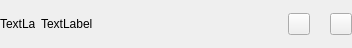
<?xml version="1.0" encoding="UTF-8"?>
<ui version="4.0">
 <class>c_aptitude_unite</class>
 <widget class="QWidget" name="c_aptitude_unite">
  <property name="geometry">
   <rect>
    <x>0</x>
    <y>0</y>
    <width>352</width>
    <height>48</height>
   </rect>
  </property>
  <property name="windowTitle">
   <string>Form</string>
  </property>
  <layout class="QHBoxLayout" name="horizontalLayout_2">
   <property name="leftMargin">
    <number>0</number>
   </property>
   <property name="topMargin">
    <number>0</number>
   </property>
   <property name="rightMargin">
    <number>0</number>
   </property>
   <property name="bottomMargin">
    <number>0</number>
   </property>
   <item>
    <widget class="QWidget" name="widget" native="true">
     <layout class="QHBoxLayout" name="horizontalLayout_3">
      <property name="spacing">
       <number>0</number>
      </property>
      <property name="leftMargin">
       <number>0</number>
      </property>
      <property name="topMargin">
       <number>0</number>
      </property>
      <property name="rightMargin">
       <number>0</number>
      </property>
      <property name="bottomMargin">
       <number>0</number>
      </property>
      <item>
       <widget class="QLabel" name="icon">
        <property name="minimumSize">
         <size>
          <width>35</width>
          <height>35</height>
         </size>
        </property>
        <property name="maximumSize">
         <size>
          <width>35</width>
          <height>35</height>
         </size>
        </property>
        <property name="text">
         <string>TextLabel</string>
        </property>
       </widget>
      </item>
     </layout>
    </widget>
   </item>
   <item>
    <widget class="QLabel" name="texte">
     <property name="text">
      <string>TextLabel</string>
     </property>
    </widget>
   </item>
   <item>
    <spacer name="horizontalSpacer">
     <property name="orientation">
      <enum>Qt::Horizontal</enum>
     </property>
     <property name="sizeHint" stdset="0">
      <size>
       <width>40</width>
       <height>20</height>
      </size>
     </property>
    </spacer>
   </item>
   <item>
    <layout class="QHBoxLayout" name="horizontalLayout">
     <property name="spacing">
      <number>0</number>
     </property>
     <item>
      <widget class="QPushButton" name="pb_minus">
       <property name="maximumSize">
        <size>
         <width>22</width>
         <height>16777215</height>
        </size>
       </property>
       <property name="text">
        <string/>
       </property>
       <property name="icon">
        <iconset>
         <normaloff>:/divers/moins.png</normaloff>:/divers/moins.png</iconset>
       </property>
      </widget>
     </item>
     <item>
      <widget class="QLabel" name="value">
       <property name="minimumSize">
        <size>
         <width>20</width>
         <height>0</height>
        </size>
       </property>
       <property name="maximumSize">
        <size>
         <width>35</width>
         <height>16777215</height>
        </size>
       </property>
       <property name="text">
        <string/>
       </property>
       <property name="alignment">
        <set>Qt::AlignCenter</set>
       </property>
      </widget>
     </item>
     <item>
      <widget class="QPushButton" name="pb_plus">
       <property name="maximumSize">
        <size>
         <width>22</width>
         <height>16777215</height>
        </size>
       </property>
       <property name="text">
        <string/>
       </property>
       <property name="icon">
        <iconset>
         <normaloff>:/divers/plus.png</normaloff>:/divers/plus.png</iconset>
       </property>
      </widget>
     </item>
    </layout>
   </item>
  </layout>
 </widget>
 <resources/>
 <connections/>
</ui>
